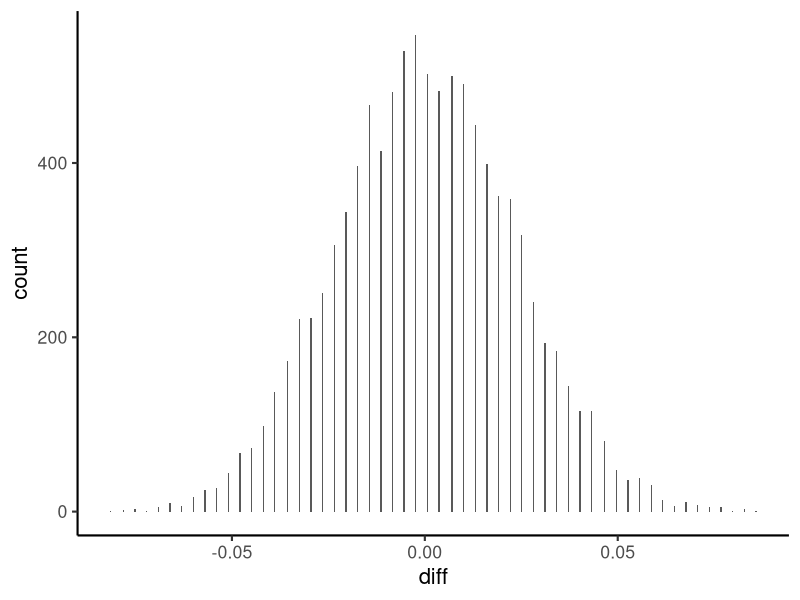
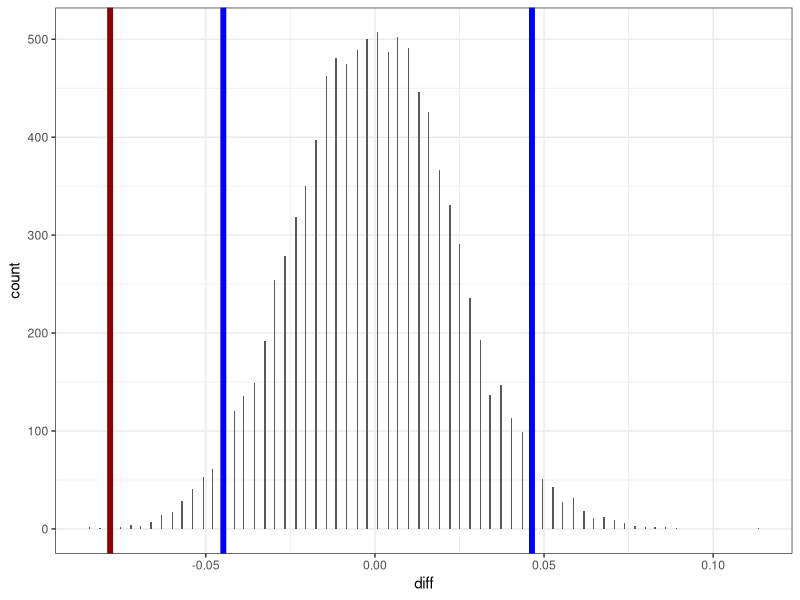
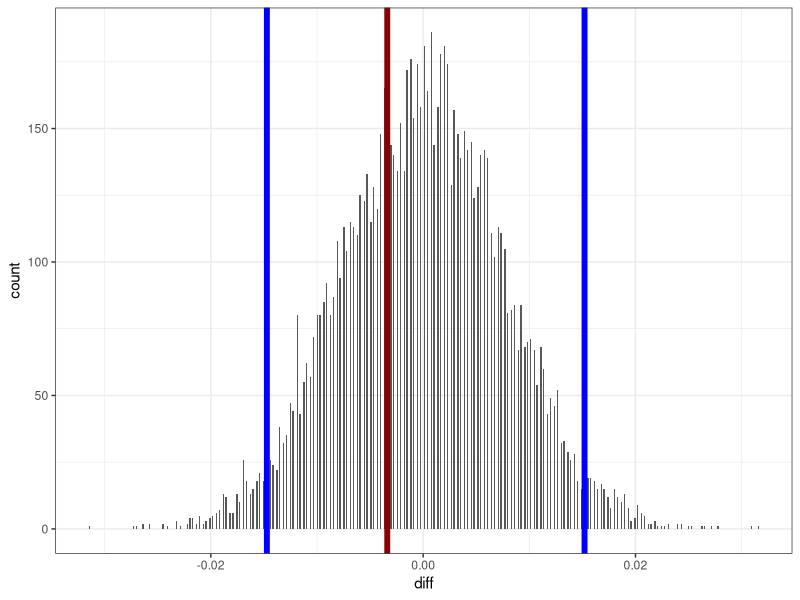

R code for these plots, in order:
## ---- chunk 1
library(tidyverse)

theme_set(theme_classic(base_size = 16))
## ---- chunk 2
meeting_admitted <- 388
meeting_died <- 66
meeting_mortality <- meeting_died / meeting_admitted


nonmeeting_admitted <- 2154
nonmeeting_died <- 535
nonmeeting_mortality <- nonmeeting_died / nonmeeting_admitted


mortality_diff <- meeting_mortality - nonmeeting_mortality


# Make a dataframe to show the results
data_frame(type = c("Nonmeeting", "Meeting", "Difference"), 
           mortality = c(nonmeeting_mortality, meeting_mortality, 
                         mortality_diff))
## ---- chunk 3
day_diff <- function() {
  
  # Make an array with the right number of patients
  patients <- c(rep("Meeting", meeting_admitted), 
                rep("NonMeeting", nonmeeting_admitted))
  
  # randomly select the total who died from the array
  died <- sample(patients, meeting_died + nonmeeting_died) 
  
  # Compute the difference in mortality between Meeting and NonMeeting Days
  died_meeting <- sum(died == "Meeting") / meeting_admitted
  died_nonmeeting <- sum(died == "NonMeeting") / nonmeeting_admitted
  
  return(died_meeting - died_nonmeeting)
}

# One function call
day_diff()
## ---- chunk 4
thousand_diffs <- data_frame(diff = replicate(10000, day_diff()))

ggplot(thousand_diffs, aes(x = diff)) + 
  geom_histogram(bins = 500)
## ---- chunk 5
thousand_diffs <- data_frame(diff = replicate(10000, day_diff()))

percentile <- .025

# Find top and bottom 2.5% percents
lower_percentile <- quantile(thousand_diffs$diff, percentile)
upper_percentile <- quantile(thousand_diffs$diff, 1-percentile)

#add a vertical line to the random samples to show the empirical data
ggplot(thousand_diffs, aes(x = diff)) + 
  geom_histogram(bins = 500) + 
  theme_bw() +
  geom_vline(xintercept = mortality_diff, color = "darkred", size = 2) +
  geom_vline(xintercept = lower_percentile, color = "blue", size = 2) + 
  geom_vline(xintercept = upper_percentile, color = "blue", size = 2)
## ---- chunk 6
# Compute the proportion of samples that the actual difference was greater than
mean(mortality_diff >= thousand_diffs$diff)
## ---- chunk 7
meeting_admitted <- 3709
meeting_died <- 901
meeting_mortality <- meeting_died / meeting_admitted


nonmeeting_admitted <- 22054
nonmeeting_died <- 5432
nonmeeting_mortality <- nonmeeting_died / nonmeeting_admitted


mortality_diff <- meeting_mortality - nonmeeting_mortality


# Make a dataframe to show the results
data_frame(type = c("Nonmeeting", "Meeting", "Difference"), 
           mortality = c(nonmeeting_mortality, meeting_mortality, 
                         mortality_diff))
## ---- chunk 8
thousand_diffs <- data_frame(diff = replicate(10000, day_diff()))

# Find top and bottom 2.5% percents
lower_percentile <- quantile(thousand_diffs$diff, percentile)
upper_percentile <- quantile(thousand_diffs$diff, 1-percentile)

#add a vertical line to the random samples to show the empirical data
ggplot(thousand_diffs, aes(x = diff)) + 
  geom_histogram(bins = 500) + 
  theme_bw() +
  geom_vline(xintercept = mortality_diff, color = "darkred", size = 2) +
  geom_vline(xintercept = lower_percentile, color = "blue", size = 2) + 
  geom_vline(xintercept = upper_percentile, color = "blue", size = 2)

